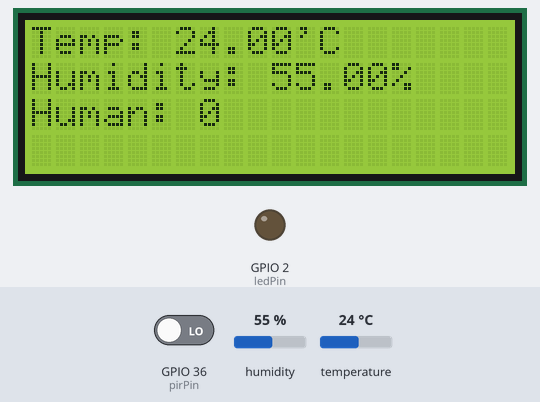
Bench run of a program on a simulated ESP32. Parts: 20×4 character LCD, output pins drawn as LEDs (lit = HIGH). The test bench sets the inputs (shaded band); at power-on: GPIO 36 (pirPin) LOW, temperature 24 °C, humidity 55 %. WiFi joins after 1.5 s; servers stay silent unless stated; what the program prints to the serial monitor is not drawn.

Above: at 3.2 s.
3.3 s: GPIO 36 (pirPin) driven HIGH
At 8.3 s:
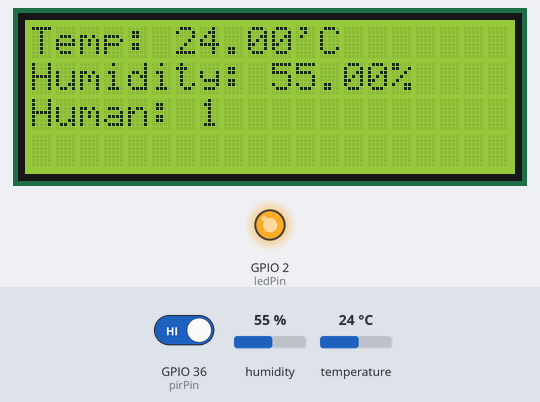
13.6 s: temperature set to 41 °C
At 18.1 s:
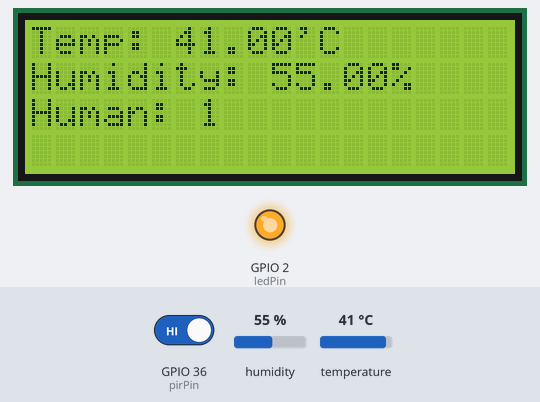
23.8 s: humidity set to 22 %
At 29.8 s:
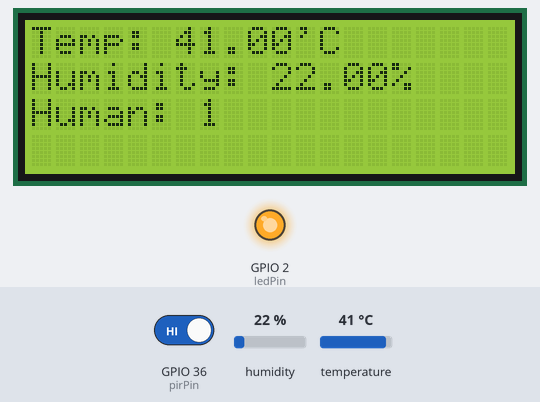
34.1 s: GPIO 36 (pirPin) driven LOW
At 40.5 s:
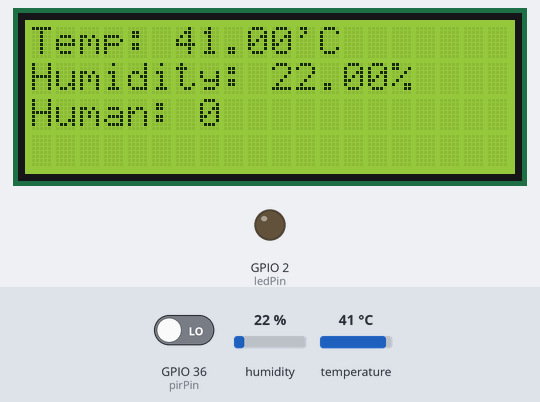
41.0 s: humidity set to 40 %
At 45.7 s:
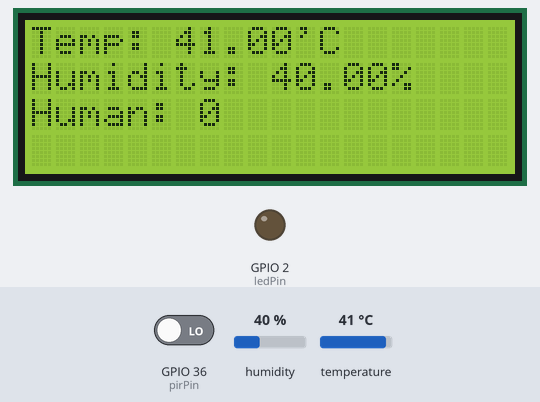
51.3 s: temperature set to 37 °C
At 57.5 s:
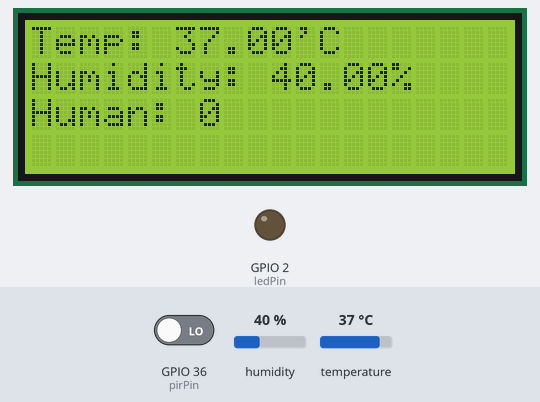
61.6 s: temperature set to 34 °C
Timing chart, 0 to 64.6 s (numbered marks = the images above; inputs shaded):
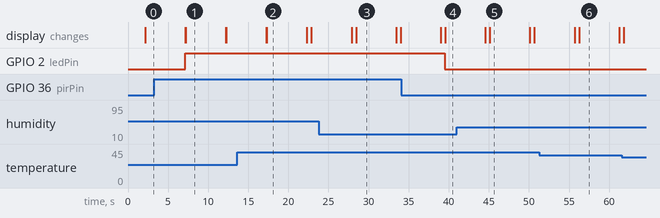

The program:

main.cpp
```cpp
#include <Arduino.h>
#include <WiFi.h>
#include <WiFiClientSecure.h>
#include <UniversalTelegramBot.h>
#include <ArduinoJson.h>
#include "DHT.h"
#include <LiquidCrystal_I2C.h>

int lcdColumns = 20;
int lcdRows = 4;
int ledPin = 2;
int pirPin = 36;
bool ledState = LOW;
bool pirStat = LOW;


String chat_id2 = "5430299098";

LiquidCrystal_I2C lcd(0x27, lcdColumns, lcdRows);

// Replace with your network credentials
const char* ssid = "Android 14";
const char* password = "mintamulu";
WiFiClientSecure client;


// Initialize Telegram BOT
#define BOTtoken "7574239427:AAFDOeEdJWiBzxBaYAt3rY5dAOuaAJ4K_6A"  // your Bot Token (Get from Botfather)
#define CHAT_ID "5430299098"
UniversalTelegramBot bot(BOTtoken, client);


// Checks for new messages every 1 second.
int botRequestDelay = 1000;
unsigned long lastTimeBotRan;

#define DHTPIN 4     // Digital pin connected to the DHT sensor
#define DHTTYPE DHT11   // DHT 11
DHT dht(DHTPIN, DHTTYPE);


void setup() {
  Serial.begin(115200);
  pinMode(ledPin, OUTPUT);
  pinMode(pirPin, INPUT);
  digitalWrite(ledPin, ledState);

  // Connect to Wi-Fi
  WiFi.mode(WIFI_STA);
  WiFi.begin(ssid, password);
  #ifdef ESP32
    client.setCACert(TELEGRAM_CERTIFICATE_ROOT); // Add root certificate for api.telegram.org
  #endif
  while (WiFi.status() != WL_CONNECTED) {
    delay(1000);
    Serial.println("Connecting to WiFi..");
  }
  // Print ESP32 Local IP Address
  Serial.println(WiFi.localIP());

  Serial.println(F("DHT11 Start"));
  dht.begin();


    // initialize LCD
  lcd.init();
  // turn on LCD backlight
  lcd.backlight();
}


void loop()
{
  pirStat = digitalRead(pirPin);
  if (pirStat == HIGH)
  {
    digitalWrite(ledPin, HIGH);
    Serial.println("Hey I got you!!!");
  }
  else
  {
    digitalWrite(ledPin, LOW);
  }

  // Reading temperature or humidity takes about 250 milliseconds!
  // Sensor readings may also be up to 2 seconds 'old' (its a very slow sensor)
  float h = dht.readHumidity();         // Read temperature as Celsius (the default)
  float t = dht.readTemperature();      // Read temperature as Fahrenheit (isFahrenheit = true)
  float f = dht.readTemperature(true);  // Check if any reads failed and exit early (to try again).
  if (isnan(h) || isnan(t) || isnan(f))
  {
    Serial.println(F("Failed to read from DHT sensor!"));
    return;
  }

  Serial.print(F("Humidity: "));
  Serial.print(h);
  Serial.print(F("%  Temperature: "));
  Serial.print(t);
  Serial.print(F("°C "));
  Serial.println(f);

  lcd.setCursor(0, 0);  // set cursor to first column, first row
  lcd.print("Temp: ");
  lcd.print(t);
  lcd.print("'C");

  lcd.setCursor(0,1);
  lcd.print("Humidity: ");
  lcd.print(h);
  lcd.print("%");

  lcd.setCursor(0,2);
  lcd.print("Human: ");
  lcd.print(pirStat);

  delay(5000);
  lcd.clear();

  if (t > 35)
  {
    Serial.println("Send OH");
    // bot.sendMessage(chat_id2, "OverHeat", "");
    delay(500);
  }
}
```

Measured:
- after the input at 3.3 s, GPIO 2 (ledPin): LOW → HIGH after 3.8 s; the display: first differs from a run without the input after 3.9 s (image 1)
- after the input at 13.6 s, the display: first differs from a run without the input after 3.7 s (image 2)
- after the input at 23.8 s, the display: first differs from a run without the input after 4.6 s (image 3)
- after the input at 34.1 s, GPIO 2 (ledPin): HIGH → LOW after 5.4 s; the display: first differs from a run without the input after 5.5 s (image 4)
- after the input at 41.0 s, the display: first differs from a run without the input after 4.1 s (image 5)
- after the input at 51.3 s, the display: first differs from a run without the input after 5.0 s (image 6)
- what the display in image 1 shows lasts 5.0 s, from 7.2 s to 12.2 s
